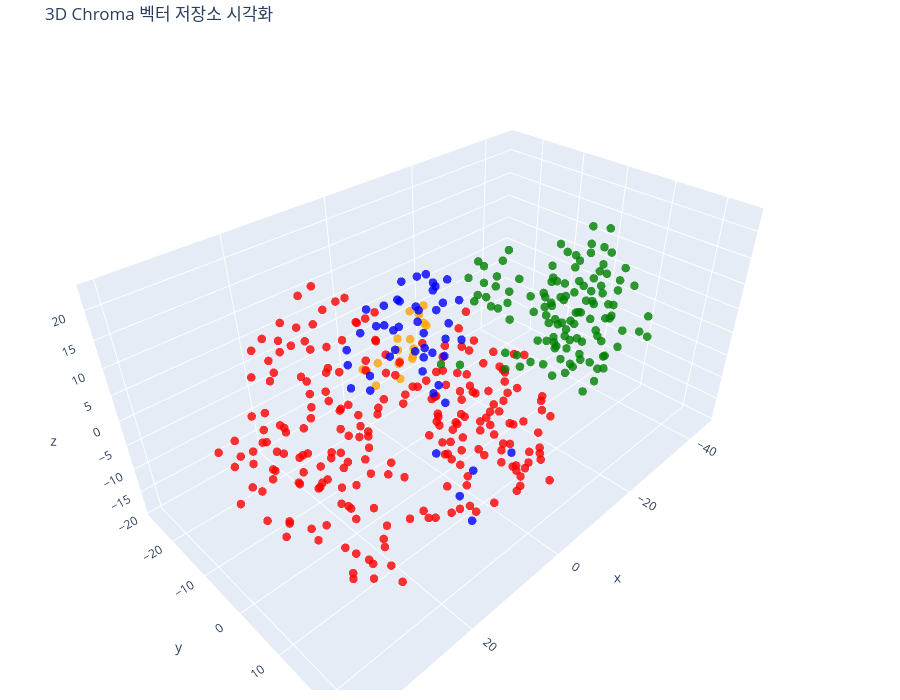

The notebook cell saved with this chart:
### Code cell
# 이번엔 3D로 시각화해봅니다!

# t-SNE로 384차원 벡터 → 3차원으로 축소
tsne = TSNE(
    n_components=3,   # 축소할 목표 차원 수 (3D)
    random_state=42   # 랜덤 시드 고정 (재현 가능한 결과)
)
reduced_vectors = tsne.fit_transform(vectors)  # 실제 차원 축소 실행

# 3D 산점도 생성
fig = go.Figure(data=[go.Scatter3d(
    x=reduced_vectors[:, 0],    # 축소된 x좌표
    y=reduced_vectors[:, 1],    # 축소된 y좌표
    z=reduced_vectors[:, 2],    # 축소된 z좌표 (3D에서 추가된 축)
    mode='markers',             # 점(marker)으로 표시
    marker=dict(
        size=5,                 # 점 크기
        color=colors,           # doc_type별 색상 적용
        opacity=0.8             # 점 투명도
    ),
    # 마우스 호버 시 문서 타입 + 내용 앞 100글자 표시
    text=[f"Type: {t}<br>Text: {d[:100]}..." for t, d in zip(doc_types, documents)],
    hoverinfo='text'
)])

# 그래프 레이아웃 설정
fig.update_layout(
    title='3D Chroma 벡터 저장소 시각화',
    scene=dict(
        xaxis_title='x',        # x축 레이블
        yaxis_title='y',        # y축 레이블
        zaxis_title='z'         # z축 레이블 (3D 추가)
    ),
    width=900,                  # 그래프 너비 (2D보다 약간 크게)
    height=700,                 # 그래프 높이 (2D보다 약간 크게)
    margin=dict(r=10, b=10, l=10, t=40)  # 여백 설정
)

fig.show()  # 그래프 출력

### Figure 1 — Plotly figure (JSON) as saved in the notebook; plotly's stock layout.template omitted (floating-point values rounded to 4 significant figures; data arrays with more than 128 entries replaced by an {"elided": "..."} marker saying what was removed)
{"data": [{"hoverinfo": "text", "marker": {"color": {"elided": "413 str values"}, "opacity": 0.8, "size": 5}, "mode": "markers", "text": {"elided": "413 str values"}, "type": "scatter3d", "x": {"elided": "413 float values"}, "y": {"elided": "413 float values"}, "z": {"elided": "413 float values"}}], "layout": {"height": 700, "margin": {"b": 10, "l": 10, "r": 10, "t": 40}, "scene": {"xaxis": {"title": {"text": "x"}}, "yaxis": {"title": {"text": "y"}}, "zaxis": {"title": {"text": "z"}}}, "title": {"text": "3D Chroma 벡터 저장소 시각화"}, "width": 900}}
